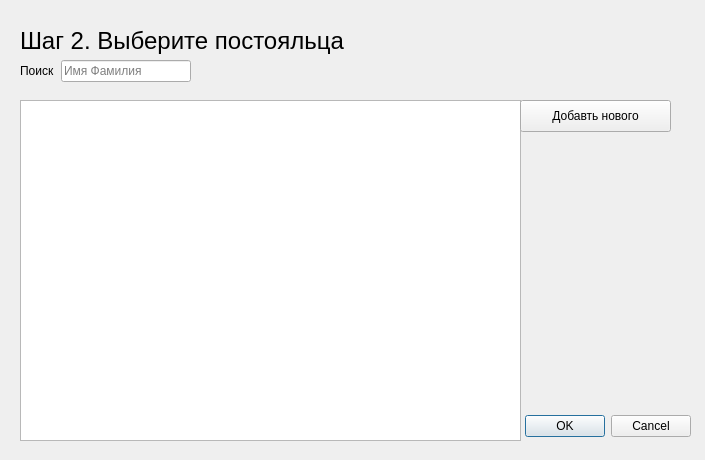
<?xml version="1.0" encoding="UTF-8"?>
<ui version="4.0">
 <class>Customer_choose</class>
 <widget class="QDialog" name="Customer_choose">
  <property name="geometry">
   <rect>
    <x>0</x>
    <y>0</y>
    <width>705</width>
    <height>460</height>
   </rect>
  </property>
  <property name="windowTitle">
   <string>Dialog</string>
  </property>
  <widget class="QDialogButtonBox" name="buttonBox">
   <property name="geometry">
    <rect>
     <x>350</x>
     <y>410</y>
     <width>341</width>
     <height>32</height>
    </rect>
   </property>
   <property name="orientation">
    <enum>Qt::Horizontal</enum>
   </property>
   <property name="standardButtons">
    <set>QDialogButtonBox::Cancel|QDialogButtonBox::Ok</set>
   </property>
  </widget>
  <widget class="QTableView" name="tv_customers">
   <property name="geometry">
    <rect>
     <x>20</x>
     <y>100</y>
     <width>501</width>
     <height>341</height>
    </rect>
   </property>
  </widget>
  <widget class="QPushButton" name="pb_add">
   <property name="geometry">
    <rect>
     <x>520</x>
     <y>100</y>
     <width>151</width>
     <height>32</height>
    </rect>
   </property>
   <property name="text">
    <string>Добавть нового</string>
   </property>
  </widget>
  <widget class="QWidget" name="formLayoutWidget">
   <property name="geometry">
    <rect>
     <x>20</x>
     <y>60</y>
     <width>171</width>
     <height>31</height>
    </rect>
   </property>
   <layout class="QFormLayout" name="formLayout">
    <item row="0" column="0">
     <widget class="QLabel" name="label">
      <property name="text">
       <string>Поиск</string>
      </property>
     </widget>
    </item>
    <item row="0" column="1">
     <widget class="QLineEdit" name="le_search">
      <property name="placeholderText">
       <string>Имя Фамилия</string>
      </property>
     </widget>
    </item>
   </layout>
  </widget>
  <widget class="QLabel" name="label_2">
   <property name="geometry">
    <rect>
     <x>20</x>
     <y>20</y>
     <width>501</width>
     <height>41</height>
    </rect>
   </property>
   <property name="font">
    <font>
     <pointsize>18</pointsize>
    </font>
   </property>
   <property name="text">
    <string>Шаг 2. Выберите постояльца</string>
   </property>
  </widget>
 </widget>
 <resources/>
 <connections>
  <connection>
   <sender>buttonBox</sender>
   <signal>rejected()</signal>
   <receiver>Customer_choose</receiver>
   <slot>reject()</slot>
   <hints>
    <hint type="sourcelabel">
     <x>556</x>
     <y>484</y>
    </hint>
    <hint type="destinationlabel">
     <x>232</x>
     <y>480</y>
    </hint>
   </hints>
  </connection>
 </connections>
</ui>
